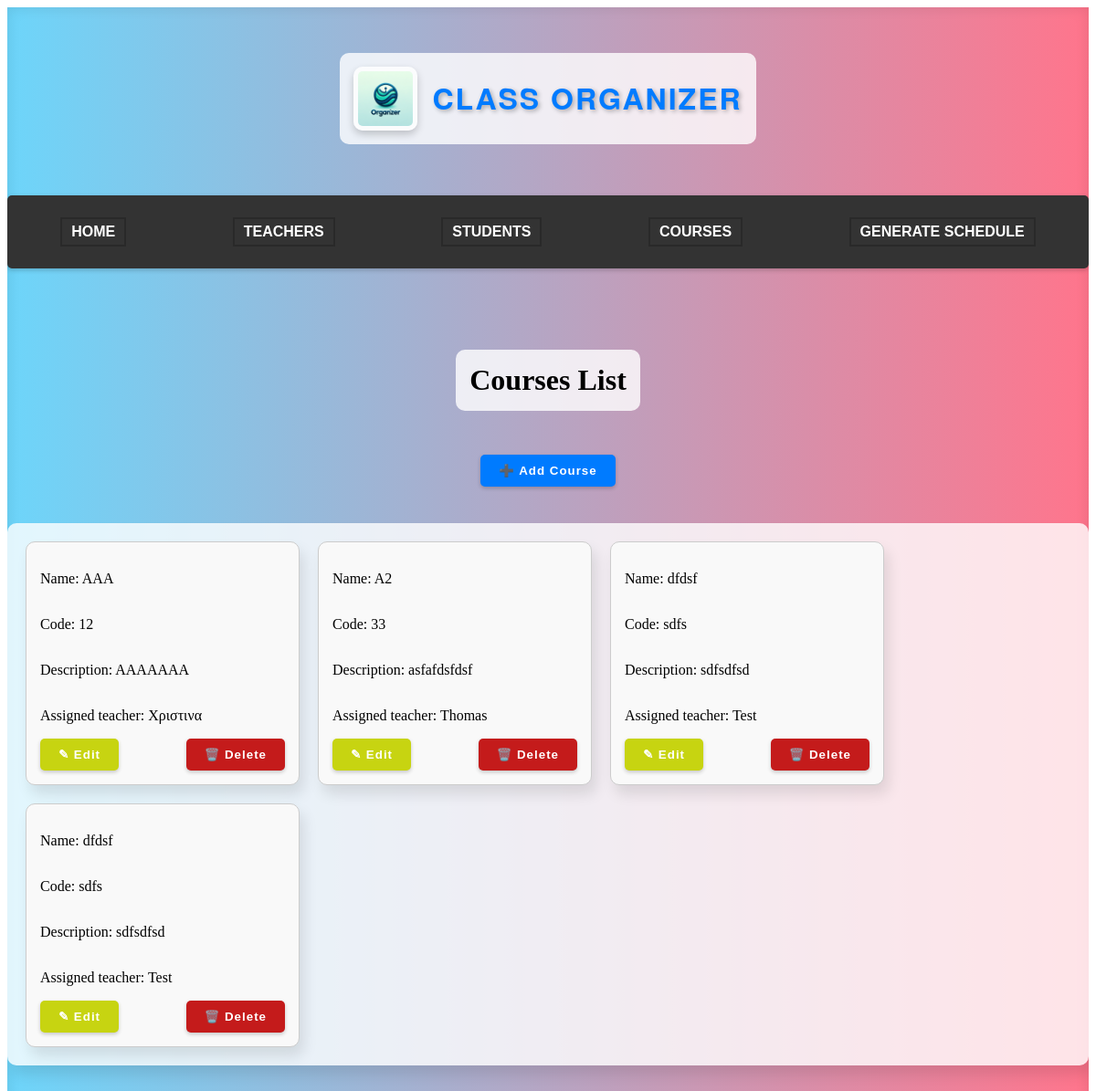
Page /classapp/course/ on the earlier database version.
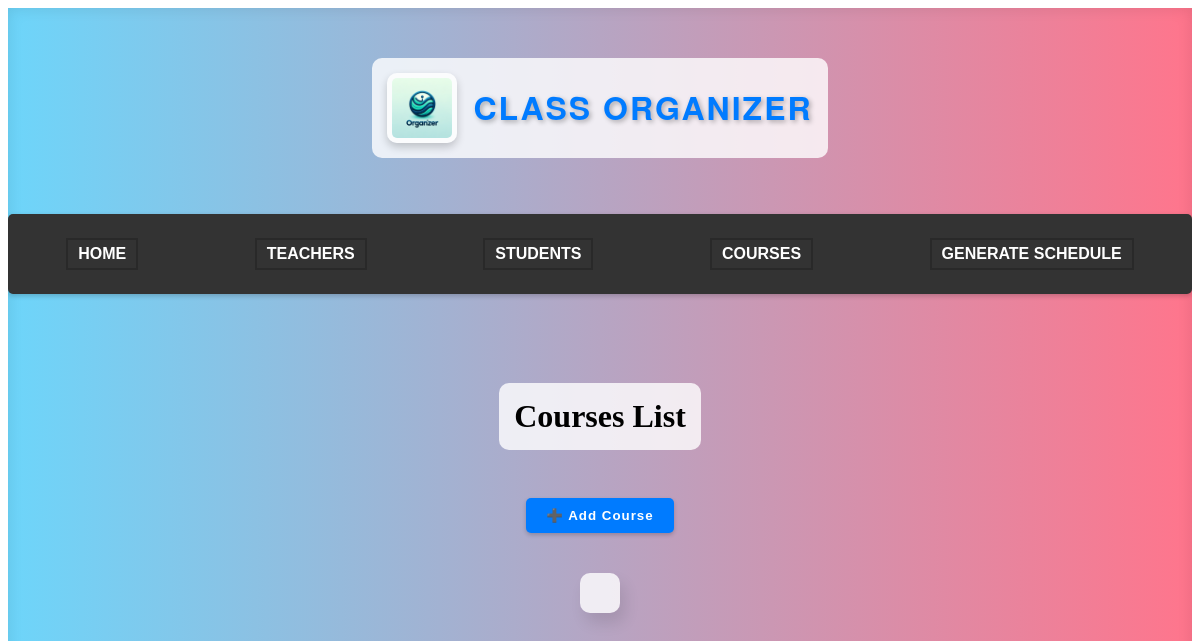
Same page on the later database version.
### classapp/models.py (models this page shows)
class Course(models.Model):
    course_id = models.AutoField(primary_key=True)  # primary key
    name = models.CharField(max_length=50)
    code = models.CharField(max_length=50)
    description = models.CharField(max_length=50)
    teacher = models.ForeignKey(Teacher, on_delete=models.CASCADE)

class Teacher(models.Model):
    teacher_id = models.AutoField(primary_key=True)  # primary key
    name = models.CharField(max_length=50)
    last_name = models.CharField(max_length=50)
    phone = models.CharField(max_length=50, null=True, blank=True)
    working_days = models.CharField(max_length=50, default='')
    working_hours = models.CharField(max_length=50, default='')
    courses = models.ManyToManyField('Course', related_name='teachers')
    objects = TeacherModelManager()

### classapp/views.py (the view, shortened to what this page needs)
# urls.py: path('course/', views.course, name='course'),
def course(request):
    data = Course.objects.all()
    context = {'data': data}
    return render(request, 'course.html', context)

### classapp/templates/course.html (shortened to what this page needs)
<!DOCTYPE html>
<html lang="en">
<head>
    {% load static %}
    <link rel="stylesheet" href=" {% static 'style.css' %} ">
</head>
<body>
    <div class="main-container">
        <header>
            <img src="{% static 'classorganizerlogo.png' %}" alt="Logo" class="logo">
            <h1 class="siteTitle">Class Organizer</h1>
        </header>
        <nav class="navbar">
            <ul class="navbar-nav">
                <li class="nav-item"><a href="{% url 'home' %}">Home</a></li>
                <li class="nav-item"><a href="{% url 'teacher' %}">Teachers</a></li>
                <li class="nav-item"><a href="{% url 'student' %}">Students</a></li>
                <li class="nav-item"><a href="{% url 'course' %}">Courses</a></li>
                <li class="nav-item"><a href="{% url 'schedule' %}">Generate Schedule</a></li>
            </ul>
        </nav>
        <h1>Courses List</h1>
        <button class="add_course_btn" type="submit" onclick="window.location.href='addcourse/'">➕ Add Course</button>
        <div class="students-container">
            {% for course in data %}
            <div class="student-box">
                <p>Name: {{ course.name }}</p>
                <p>Code: {{ course.code }}</p>
                <p>Description: {{ course.description }}</p>
                <p>Assigned teacher: {{ course.teacher.name }}</p>
                <div class="button-container">
                    <button class="edit_course_btn" type="button" onclick="window.location.href='{% url "editcourse" course.course_id %}'">✎ Edit</button>
                    <button class="delete_course_btn" type="button" onclick="window.location.href='{% url "deletecourse" course.course_id %}'">🗑️ Delete</button>
                </div>
            </div>
            {% endfor %}
        </div>
</body>
</html>

Differences in the rows shown:
removed Course: name "AAA", code "12", description "AAAAAAA", teacher.name "Χριστινα"
removed Course: name "A2", code "33", description "asfafdsfdsf", teacher.name "Thomas"
removed Course: name "dfdsf", code "sdfs", description "sdfsdfsd", teacher.name "Test"
removed Course: name "dfdsf", code "sdfs", description "sdfsdfsd", teacher.name "Test"
